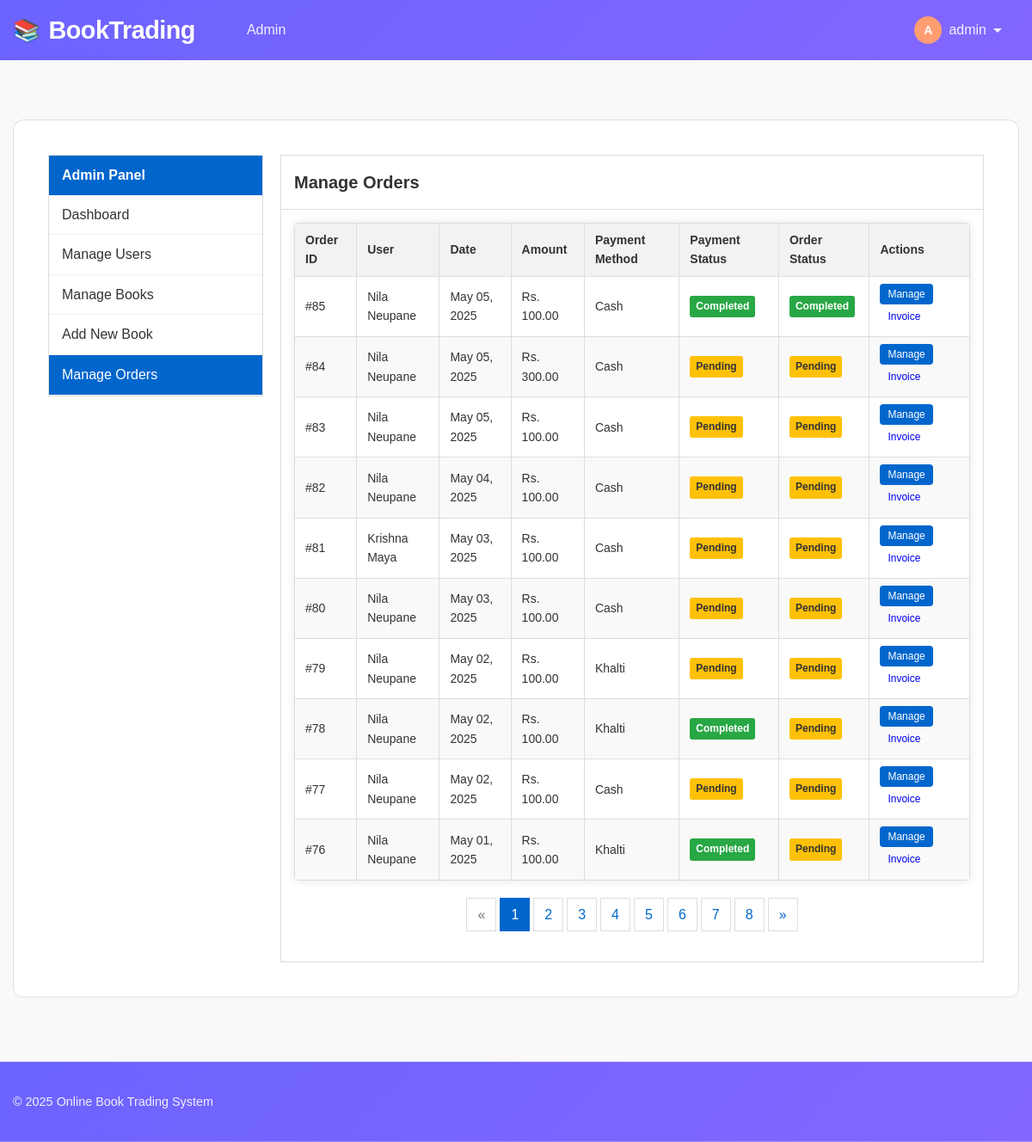
The app's page /admin/orders.php (signed in) with its own data.
### tables this page shows
CREATE TABLE `orders` (
  `id` int(11) NOT NULL,
  `purchase_order_id` varchar(255) DEFAULT NULL,
  `user_id` int(11) NOT NULL,
  `total_amount` decimal(10,2) NOT NULL,
  `payment_method` enum('cash','khalti') NOT NULL,
  `payment_status` enum('pending','completed','failed') DEFAULT 'pending',
  `status` enum('pending','processing','completed','cancelled') DEFAULT 'pending',
  `created_at` timestamp NOT NULL DEFAULT current_timestamp(),
  `transaction_id` varchar(255) DEFAULT NULL
);

CREATE TABLE `users` (
  `id` int(11) NOT NULL,
  `name` varchar(255) NOT NULL,
  `email` varchar(255) NOT NULL,
  `phone` varchar(20) NOT NULL,
  `password` varchar(255) NOT NULL,
  `address` text DEFAULT NULL,
  `is_admin` tinyint(1) DEFAULT 0,
  `created_at` timestamp NOT NULL DEFAULT current_timestamp()
);

### admin/orders.php (the view, shortened to what this page needs)
<?php
$relativePath = '../';
require_once $relativePath . 'includes/header.php';
$limit = 10;
$page = isset($_GET['page']) ? (int)$_GET['page'] : 1;
$offset = ($page - 1) * $limit;
$whereClause = "1=1";
$countQuery = "SELECT COUNT(*) as total FROM orders o WHERE $whereClause";
$countResult = mysqli_query($conn, $countQuery);
$totalOrders = mysqli_fetch_assoc($countResult)['total'];
$totalPages = ceil($totalOrders / $limit);
$query = "SELECT o.*, u.name as user_name FROM orders o
          JOIN users u ON o.user_id = u.id
          WHERE $whereClause
          ORDER BY o.created_at DESC
          LIMIT $offset, $limit";
$result = mysqli_query($conn, $query);
$orders = [];
while ($row = mysqli_fetch_assoc($result)) {
    $orders[] = $row;
}
?>
<div class="container">
    <div class="admin-layout">
        <div class="sidebar">
            <div class="sidebar-box">
                <div class="sidebar-header">
                    Admin Panel
                </div>
                <ul class="sidebar-menu">
                    <li><a href="dashboard.php">Dashboard</a></li>
                    <li><a href="users.php">Manage Users</a></li>
                    <li><a href="books.php">Manage Books</a></li>
                    <li><a href="add_book.php">Add New Book</a></li>
                    <li><a href="orders.php" class="active">Manage Orders</a></li>
                </ul>
            </div>
        </div>
        <div class="main-content">
            <div class="content-box">
                <div class="content-header">
                    <h2>Manage Orders</h2>
                </div>
                <div class="content-body">
                    <?php if (empty($orders)): ?>
                        <div class="alert alert-info">No orders found.</div>
                    <?php else: ?>
                        <div class="table-responsive">
                            <table class="orders-table">
                                <thead>
                                    <tr>
                                        <th>Order ID</th>
                                        <th>User</th>
                                        <th>Date</th>
                                        <th>Amount</th>
                                        <th>Payment Method</th>
                                        <th>Payment Status</th>
                                        <th>Order Status</th>
                                        <th>Actions</th>
                                    </tr>
                                </thead>
                                <tbody>
                                    <?php foreach ($orders as $order):
                                        $rowClass = '';
                                        if ($order['payment_method'] === 'cash' && $order['payment_status'] === 'pending') {
                                            $rowClass = 'cod-highlight';
                                        } elseif ($order['payment_method'] === 'cash' && $order['payment_status'] === 'completed' && $order['status'] === 'completed') {
                                            $rowClass = 'cod-completed';
                                        }
                                    ?>
                                        <tr class="<?php echo $rowClass; ?>">
                                            <td>#<?php echo $order['id']; ?></td>
                                            <td><?php echo htmlspecialchars($order['user_name']); ?></td>
                                            <td><?php echo date('M d, Y', strtotime($order['created_at'])); ?></td>
                                            <td>Rs. <?php echo number_format($order['total_amount'], 2); ?></td>
                                            <td><?php echo ucfirst(htmlspecialchars($order['payment_method'])); ?></td>
                                            <td>
                                                <span class="badge badge-<?php echo $order['payment_status'] === 'completed' ? 'success' : ($order['payment_status'] === 'pending' ? 'warning' : 'danger'); ?>">
                                                    <?php echo ucfirst($order['payment_status']); ?>
                                                </span>
                                            </td>
                                            <td>
                                                <span class="badge badge-<?php echo $order['status'] === 'completed' ? 'success' : ($order['status'] === 'pending' ? 'warning' : ($order['status'] === 'cancelled' ? 'danger' : 'info')); ?>">
                                                    <?php echo ucfirst($order['status']); ?>
                                                </span>
                                            </td>
                                            <td>
                                                <div class="action-btns">
                                                    <button type="button" class="btn btn-primary btn-sm" onclick="openModal('orderModal<?php echo $order['id']; ?>')">
                                                        Manage
                                                    </button>
                                                    <a href="<?php echo $relativePath; ?>invoice.php?id=<?php echo $order['id']; ?>" class="btn btn-sm invoice-btn">
                                                        Invoice
                                                    </a>
                                                </div>
                                            </td>
                                        </tr>
                                    <?php endforeach; ?>
                                </tbody>
                            </table>
                        </div>
                        <?php if ($totalPages > 1): ?>
                            <ul class="pagination">
                                <li class="<?php echo $page <= 1 ? 'disabled' : ''; ?>">
                                    <a href="?page=<?php echo $page-1; ?>">&laquo;</a>
                                </li>
                                <?php for ($i = 1; $i <= $totalPages; $i++): ?>
                                    <li class="<?php echo $i === $page ? 'active' : ''; ?>">
                                        <a href="?page=<?php echo $i; ?>"><?php echo $i; ?></a>
                                    </li>
                                <?php endfor; ?>
                                <li class="<?php echo $page >= $totalPages ? 'disabled' : ''; ?>">
                                    <a href="?page=<?php echo $page+1; ?>">&raquo;</a>
                                </li>
                            </ul>
                        <?php endif; ?>
                    <?php endif; ?>
                </div>
            </div>
        </div>
    </div>
</div>
<?php require_once $relativePath . 'includes/footer.php'; ?>

### assets/css/style.css (style rules this page uses)
body { font-family: 'Segoe UI', Tahoma, Geneva, Verdana, sans-serif; background-color: #f8f9fa; }
.table-responsive { overflow-x: auto; margin-bottom: 20px; border-radius: 5px; box-shadow: 0 0 10px rgba(0,0,0,0.1); }

### includes/header.php (style rules this page uses)
:root { --primary-color: #6c63ff; --secondary-color: #ff9d72; --accent-color: #ff6584; --success-color: #4caf50; --light-color: #f8f9ff; --dark-color: #2c2c54; --gray-light: #f0f2f9; --gray-medium: #e0e0e0; --gray-dark: #a0a0a0; --text-primary: #333333; --text-secondary: #666666; --font-primary: 'Poppins', 'Segoe UI', Tahoma, sans-serif; --radius: 12px; --radius-sm: 6px; --transition: all 0.3s ease; }
* { box-sizing: border-box; margin: 0; padding: 0; }
body { font-family: var(--font-primary); line-height: 1.6; color: var(--text-primary); background-color: var(--light-color); min-height: 100vh; }
.container { width: 100%; max-width: 1200px; margin: 0 auto; padding: 0 20px; }
.btn { display: inline-block; padding: 8px 16px; border-radius: 30px; text-decoration: none; font-weight: 500; cursor: pointer; border: none; transition: var(--transition); font-size: 0.9rem; }
.btn-primary { background-color: var(--primary-color); color: white; }

### admin/orders.php (style rules this page uses)
* { box-sizing: border-box; margin: 0; padding: 0; }
body { font-family: Arial, sans-serif; line-height: 1.6; color: #333; background-color: #f9f9f9; }
.container { padding: 15px; max-width: 100%; }
.admin-layout { display: flex; flex-wrap: wrap; gap: 20px; }
.sidebar { width: 250px; flex-shrink: 0; }
.sidebar-box { background-color: #fff; border: 1px solid #ddd; margin-bottom: 20px; }
.sidebar-header { background-color: #0066cc; color: white; padding: 10px 15px; font-weight: bold; }
.sidebar-menu { list-style: none; }
.sidebar-menu a { display: block; padding: 10px 15px; color: #333; text-decoration: none; border-bottom: 1px solid #eee; }
.sidebar-menu a.active { background-color: #0066cc; color: white; }
.main-content { flex: 1; min-width: 0; }
.content-box { background-color: #fff; border: 1px solid #ddd; }
.content-header { padding: 15px; border-bottom: 1px solid #ddd; }
.content-header h2 { margin: 0; font-size: 20px; }
.content-body { padding: 15px; }
.orders-table { width: 100%; border-collapse: collapse; font-size: 14px; }
.orders-table th, .orders-table td { border: 1px solid #ddd; padding: 8px 12px; text-align: left; }
.orders-table th { background-color: #f2f2f2; font-weight: bold; }
.orders-table tr:nth-child(even) { background-color: #f9f9f9; }
.table-responsive { overflow-x: auto; margin-bottom: 15px; width: 100%; }
.badge { display: inline-block; padding: 3px 7px; font-size: 12px; font-weight: bold; border-radius: 3px; color: white; }
.badge-success { background-color: #28a745; }
.badge-warning { background-color: #ffc107; color: #333; }
.btn { display: inline-block; padding: 6px 12px; font-size: 14px; text-align: center; cursor: pointer; text-decoration: none; border: 1px solid transparent; border-radius: 4px; }
.btn-sm { padding: 4px 8px; font-size: 12px; }
.btn-primary { color: #fff; background-color: #0066cc; }
.pagination { display: flex; list-style: none; justify-content: center; margin: 20px 0; }
.pagination li { margin: 0 2px; }
.pagination a { display: block; padding: 6px 12px; text-decoration: none; color: #0066cc; border: 1px solid #ddd; }
.pagination li.active a { background-color: #0066cc; color: white; border-color: #0066cc; }
.pagination li.disabled a { color: #6c757d; cursor: not-allowed; background-color: #fff; }

### includes/footer.php (style rules this page uses)
html, body { height: 100%; }
body { display: flex; flex-direction: column; min-height: 100vh; }

### records on screen
orders: id "85", user.name "Nila Neupane", created_at "May 05, 2025", total_amount "100.00", payment_method "Cash", payment_status "Completed", status "Completed"
orders: id "84", user.name "Nila Neupane", created_at "May 05, 2025", total_amount "300.00", payment_method "Cash", payment_status "Pending", status "Pending"
orders: id "83", user.name "Nila Neupane", created_at "May 05, 2025", total_amount "100.00", payment_method "Cash", payment_status "Pending", status "Pending"
orders: id "82", user.name "Nila Neupane", created_at "May 04, 2025", total_amount "100.00", payment_method "Cash", payment_status "Pending", status "Pending"
orders: id "81", user.name "Krishna Maya", created_at "May 03, 2025", total_amount "100.00", payment_method "Cash", payment_status "Pending", status "Pending"
orders: id "80", user.name "Nila Neupane", created_at "May 03, 2025", total_amount "100.00", payment_method "Cash", payment_status "Pending", status "Pending"
orders: id "79", user.name "Nila Neupane", created_at "May 02, 2025", total_amount "100.00", payment_method "Khalti", payment_status "Pending", status "Pending"
orders: id "78", user.name "Nila Neupane", created_at "May 02, 2025", total_amount "100.00", payment_method "Khalti", payment_status "Completed", status "Pending"
orders: id "77", user.name "Nila Neupane", created_at "May 02, 2025", total_amount "100.00", payment_method "Cash", payment_status "Pending", status "Pending"
orders: id "76", user.name "Nila Neupane", created_at "May 01, 2025", total_amount "100.00", payment_method "Khalti", payment_status "Completed", status "Pending"

### other values on screen
substr($_SESSION['user_name'], 0, 1) "A"
$_SESSION['user_name'] "admin"
